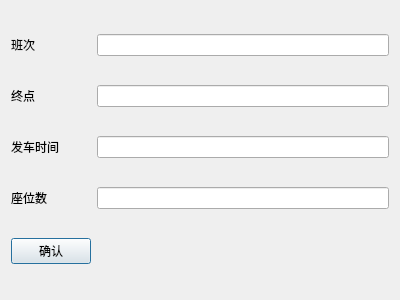
<?xml version="1.0" encoding="UTF-8"?>
<ui version="4.0">
 <class>morebus</class>
 <widget class="QDialog" name="morebus">
  <property name="geometry">
   <rect>
    <x>0</x>
    <y>0</y>
    <width>400</width>
    <height>300</height>
   </rect>
  </property>
  <property name="windowTitle">
   <string>Dialog</string>
  </property>
  <layout class="QGridLayout" name="gridLayout">
   <item row="4" column="4">
    <widget class="QLineEdit" name="get_zuoweishu"/>
   </item>
   <item row="0" column="0">
    <widget class="QLabel" name="banci">
     <property name="text">
      <string>班次</string>
     </property>
    </widget>
   </item>
   <item row="0" column="4">
    <widget class="QLineEdit" name="get_banci"/>
   </item>
   <item row="3" column="0">
    <widget class="QLabel" name="facheshijian">
     <property name="text">
      <string>发车时间</string>
     </property>
    </widget>
   </item>
   <item row="4" column="0">
    <widget class="QLabel" name="zuoweishu">
     <property name="text">
      <string>座位数</string>
     </property>
    </widget>
   </item>
   <item row="2" column="0">
    <widget class="QLabel" name="zhongdian">
     <property name="text">
      <string>终点</string>
     </property>
    </widget>
   </item>
   <item row="3" column="4">
    <widget class="QLineEdit" name="get_facheshijian"/>
   </item>
   <item row="2" column="4">
    <widget class="QLineEdit" name="get_zhongdian"/>
   </item>
   <item row="5" column="0">
    <widget class="QPushButton" name="okButton">
     <property name="text">
      <string>确认</string>
     </property>
    </widget>
   </item>
  </layout>
 </widget>
 <resources/>
 <connections/>
</ui>
